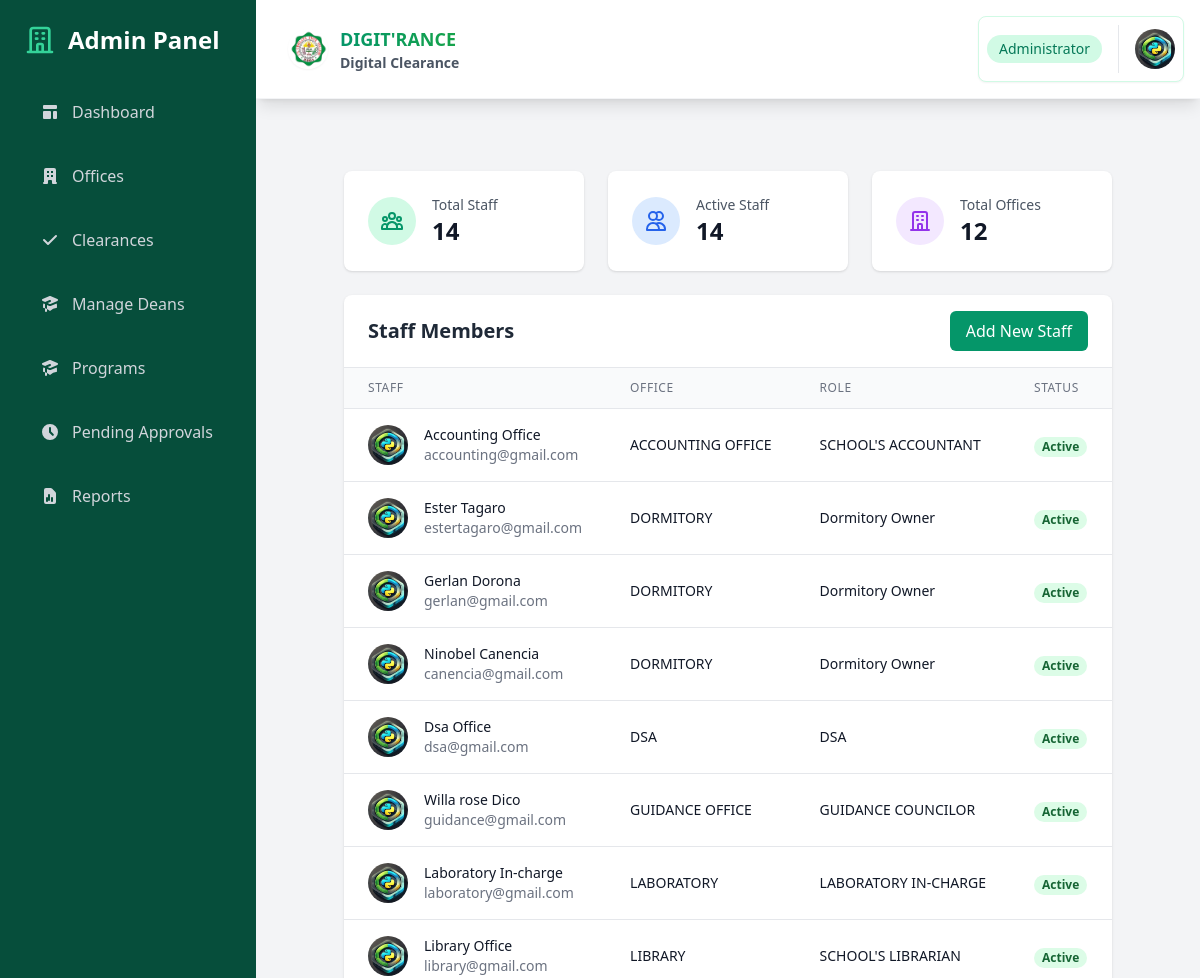
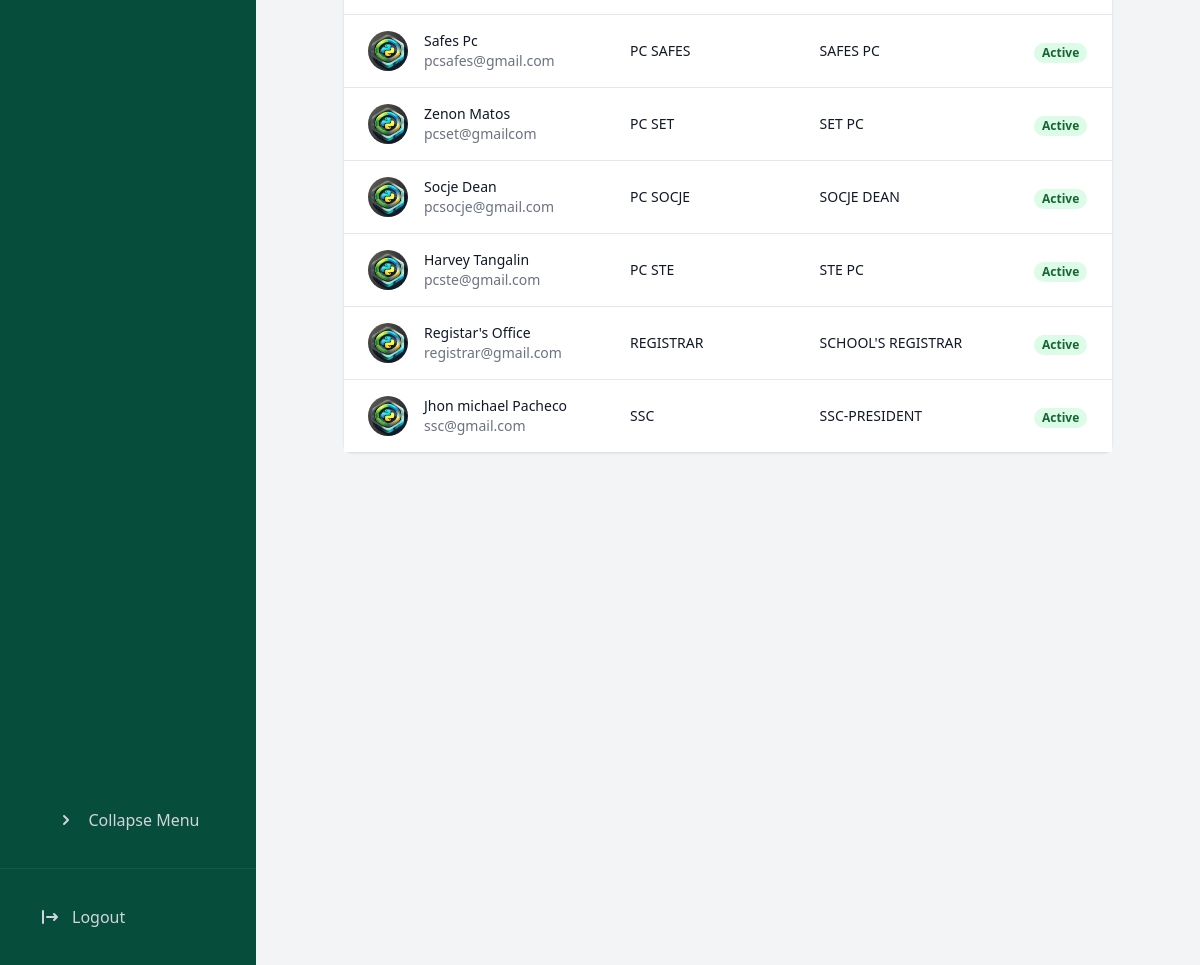
The app's page /dashboard/admin/staff/ (signed in) with its own data (2 pictures, top to bottom).
### core/models.py (models this page shows, shortened)
class Staff(models.Model):
    user = models.OneToOneField(User, on_delete=models.CASCADE)
    office = models.ForeignKey(Office, on_delete=models.CASCADE, related_name='staff')
    role = models.CharField(max_length=100)
    is_dormitory_owner = models.BooleanField(default=False)
    boarding_house_address = models.TextField(verbose_name="Boarding House Address", null=True, blank=True)
    profile_picture = models.ImageField(upload_to='staff_profiles/', null=True, blank=True)
    def get_profile_picture_url(self):
        return self.profile_picture.url if self.profile_picture else static('img/default-profile.png')

class Office(models.Model):
    OFFICE_TYPES = [
        ('SET', 'SET'),
        ('STE', 'STE'),
        ('SOCJE', 'SOCJE'),
        ('SAFES', 'SAFES'),
        ('SSB SET', 'SSB SET'),
        ('SSB STE', 'SSB STE'),
        ('SSB SOCJE', 'SSB SOCJE'),
        ('SSB SAFES', 'SSB SAFES'),
        ('OTHER', 'OTHER'),
    ]
    name = models.CharField(max_length=255, unique=True)
    office_type = models.CharField(max_length=50, choices=OFFICE_TYPES, default='OTHER')
    affiliated_dean = models.ForeignKey(Dean, on_delete=models.SET_NULL, null=True, blank=True)
    description = models.TextField(blank=True, null=True)
    location = models.CharField(max_length=255, blank=True, null=True)
    contact_number = models.CharField(max_length=50, blank=True, null=True)
    email = models.EmailField(blank=True, null=True)
    created_at = models.DateTimeField(auto_now_add=True)

### core/views.py (the view)
# urls.py: path('dashboard/admin/staff/', views.admin_staff, name='admin_staff'),
@login_required
@user_passes_test(lambda u: u.is_superuser)
def admin_staff(request):
    staff = Staff.objects.select_related('user', 'office').all().order_by('office__name', 'user__first_name')
    return render(request, 'admin/staff.html', {
        'staff': staff,
        'statistics': {
            'total_staff': staff.count(),
            'active_staff': staff.filter(user__is_active=True).count(),
            'total_offices': Office.objects.count(),
            'staff_by_office': Office.objects.annotate(staff_count=Count('staff')),
        }
    })

### core/models.py (called while the page is built)
    def get_profile_picture_url(self):
        return self.profile_picture.url if self.profile_picture else static('img/default-profile.png')

### templates/admin/staff.html (shortened to what this page needs)
{% extends 'admin/base_admin.html' %}
{% load static %}
{% block admin_content %}
<div class="p-6 space-y-6">
    <div class="grid grid-cols-1 md:grid-cols-3 gap-6">
        <div class="bg-white rounded-lg shadow p-6">
            <div class="flex items-center">
                <div class="p-3 rounded-full bg-emerald-100 mr-4">
                </div>
                <div>
                    <p class="text-sm font-medium text-gray-600">Total Staff</p>
                    <p class="text-2xl font-bold text-gray-900">{{ statistics.total_staff }}</p>
                </div>
            </div>
        </div>
        <div class="bg-white rounded-lg shadow p-6">
            <div class="flex items-center">
                <div class="p-3 rounded-full bg-blue-100 mr-4">
                    <svg class="w-6 h-6 text-blue-600" fill="none" stroke="currentColor" viewBox="0 0 24 24">
                        <path stroke-linecap="round" stroke-linejoin="round" stroke-width="2" d="M12 4.354a4 4 0 110 5.292M15 21H3v-1a6 6 0 0112 0v1zm0 0h6v-1a6 6 0 00-9-5.197M13 7a4 4 0 11-8 0 4 4 0 018 0z" />
                    </svg>
                </div>
                <div>
                    <p class="text-sm font-medium text-gray-600">Active Staff</p>
                    <p class="text-2xl font-bold text-gray-900">{{ statistics.active_staff }}</p>
                </div>
            </div>
        </div>
        <div class="bg-white rounded-lg shadow p-6">
            <div class="flex items-center">
                <div class="p-3 rounded-full bg-purple-100 mr-4">
                    <svg class="w-6 h-6 text-purple-600" fill="none" stroke="currentColor" viewBox="0 0 24 24">
                        <path stroke-linecap="round" stroke-linejoin="round" stroke-width="2" d="M19 21V5a2 2 0 00-2-2H7a2 2 0 00-2 2v16m14 0h2m-2 0h-5m-9 0H3m2 0h5M9 7h1m-1 4h1m4-4h1m-1 4h1m-5 10v-5a1 1 0 011-1h2a1 1 0 011 1v5m-4 0h4" />
                    </svg>
                </div>
                <div>
                    <p class="text-sm font-medium text-gray-600">Total Offices</p>
                    <p class="text-2xl font-bold text-gray-900">{{ statistics.total_offices }}</p>
                </div>
            </div>
        </div>
    </div>
    <div class="bg-white rounded-lg shadow">
        <div class="px-6 py-4 border-b border-gray-200">
            <div class="flex justify-between items-center">
                <h2 class="text-xl font-semibold text-gray-800">Staff Members</h2>
                <a href="{% url 'admin_staff_add' %}" class="bg-emerald-600 text-white px-4 py-2 rounded-md hover:bg-emerald-700 transition duration-150">
                    Add New Staff
                </a>
            </div>
        </div>
        <div class="overflow-x-auto">
            <table class="min-w-full divide-y divide-gray-200">
                <thead class="bg-gray-50">
                    <tr>
                        <th class="px-6 py-3 text-left text-xs font-medium text-gray-500 uppercase tracking-wider">Staff</th>
                        <th class="px-6 py-3 text-left text-xs font-medium text-gray-500 uppercase tracking-wider">Office</th>
                        <th class="px-6 py-3 text-left text-xs font-medium text-gray-500 uppercase tracking-wider">Role</th>
                        <th class="px-6 py-3 text-left text-xs font-medium text-gray-500 uppercase tracking-wider">Status</th>
                    </tr>
                </thead>
                <tbody class="bg-white divide-y divide-gray-200">
                    {% for staff_member in staff %}
                    <tr>
                        <td class="px-6 py-4 whitespace-nowrap">
                            <div class="flex items-center">
                                <div class="flex-shrink-0 h-10 w-10">
                                    <img class="h-10 w-10 rounded-full object-cover"
                                         src="{{ staff_member.get_profile_picture_url }}"
                                         alt="{{ staff_member.user.get_full_name }}">
                                </div>
                                <div class="ml-4">
                                    <div class="text-sm font-medium text-gray-900">
                                        {{ staff_member.user.get_full_name }}
                                    </div>
                                    <div class="text-sm text-gray-500">
                                        {{ staff_member.user.email }}
                                    </div>
                                </div>
                            </div>
                        </td>
                        <td class="px-6 py-4 whitespace-nowrap">
                            <div class="text-sm text-gray-900">{{ staff_member.office.name }}</div>
                        </td>
                        <td class="px-6 py-4 whitespace-nowrap">
                            <div class="text-sm text-gray-900">{{ staff_member.role }}</div>
                        </td>
                        <td class="px-6 py-4 whitespace-nowrap">
                            <span class="px-2 inline-flex text-xs leading-5 font-semibold rounded-full
                                       {% if staff_member.user.is_active %}
                                       bg-green-100 text-green-800
                                       {% else %}
                                       bg-red-100 text-red-800
                                       {% endif %}">
                                {{ staff_member.user.is_active|yesno:"Active,Inactive" }}
                            </span>
                        </td>
                    </tr>
                    {% empty %}
                    <tr>
                        <td colspan="5" class="px-6 py-4 text-center text-gray-500">
                            No staff members found
                        </td>
                    </tr>
                    {% endfor %}
                </tbody>
            </table>
        </div>
    </div>
</div>
{% endblock %}

### records on screen
Staff: user.get_full_name "Accounting Office", user.email "accounting@gmail.com", office.name "ACCOUNTING OFFICE", role "SCHOOL'S ACCOUNTANT", user.is_active "Active"
Staff: user.get_full_name "Ester Tagaro", user.email "estertagaro@gmail.com", office.name "DORMITORY", role "Dormitory Owner", user.is_active "Active"
Staff: user.get_full_name "Gerlan Dorona", user.email "gerlan@gmail.com", office.name "DORMITORY", role "Dormitory Owner", user.is_active "Active"
Staff: user.get_full_name "Ninobel Canencia", user.email "canencia@gmail.com", office.name "DORMITORY", role "Dormitory Owner", user.is_active "Active"
Staff: user.get_full_name "Dsa Office", user.email "dsa@gmail.com", office.name "DSA", role "DSA", user.is_active "Active"
Staff: user.get_full_name "Willa rose Dico", user.email "guidance@gmail.com", office.name "GUIDANCE OFFICE", role "GUIDANCE COUNCILOR", user.is_active "Active"
Staff: user.get_full_name "Laboratory In-charge", user.email "laboratory@gmail.com", office.name "LABORATORY", role "LABORATORY IN-CHARGE", user.is_active "Active"
Staff: user.get_full_name "Library Office", user.email "library@gmail.com", office.name "LIBRARY", role "SCHOOL'S LIBRARIAN", user.is_active "Active"
Staff: user.get_full_name "Safes Pc", user.email "pcsafes@gmail.com", office.name "PC SAFES", role "SAFES PC", user.is_active "Active"
Staff: user.get_full_name "Zenon Matos", user.email "pcset@gmailcom", office.name "PC SET", role "SET PC", user.is_active "Active"
Staff: user.get_full_name "Socje Dean", user.email "pcsocje@gmail.com", office.name "PC SOCJE", role "SOCJE DEAN", user.is_active "Active"
Staff: user.get_full_name "Harvey Tangalin", user.email "pcste@gmail.com", office.name "PC STE", role "STE PC", user.is_active "Active"
Staff: user.get_full_name "Registar's Office", user.email "registrar@gmail.com", office.name "REGISTRAR", role "SCHOOL'S REGISTRAR", user.is_active "Active"
Staff: user.get_full_name "Jhon michael Pacheco", user.email "ssc@gmail.com", office.name "SSC", role "SSC-PRESIDENT", user.is_active "Active"

### other values on screen
{{ statistics.total_staff }} "14"
{{ statistics.active_staff }} "14"
{{ statistics.total_offices }} "12"
